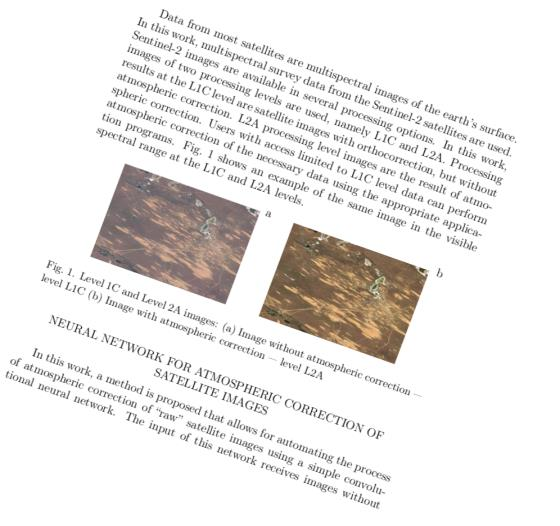
#> input picture сomparing_arrays/find_corner/image.9ESAJ2.png, 560 x 526 px
$ python find_corner.py
#> lines starting #> are read from the running program, lines starting #| are printed output that depends on the picture; after the words box and inside, x2 and y2 are one past the last pixel; in counts of white or black regions, pixels touching at a corner belong together; long printed decimals are rounded
from PIL import Image
import numpy as np


def loading_and_processing_image(path):
#> called with path = 'image.9ESAJ2.png'
    rotated_image = Image.open(path).convert("1")
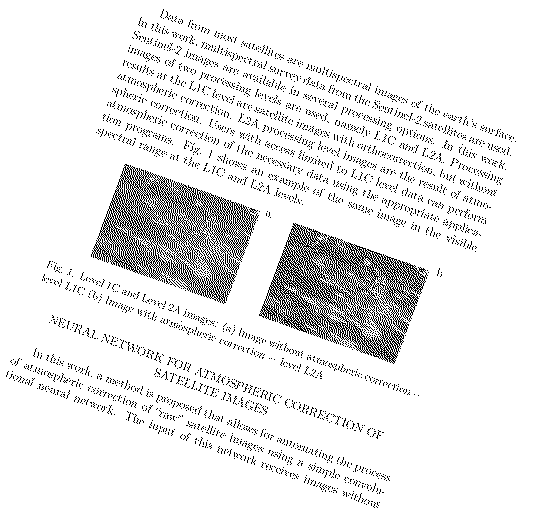
#> rotated_image: PIL image 560x526 1; 91.8% white; black in thin lines or dots, all inside (x1, y1, x2, y2) = (6, 9, 516, 508)
    return np.array(rotated_image)


def find_height_point(image_matrix):
    for i in range(image_matrix.shape[0]):
        for j in range(image_matrix.shape[1]):
            if not image_matrix[i, j]:
                return [i, j]


def find_lower_point(image_matrix):
    for i in range(image_matrix.shape[0]):
        for j in range(image_matrix.shape[1]):
            if not image_matrix[image_matrix.shape[0] - i - 1, j]:
                return [image_matrix.shape[0] - i - 1, j]


def find_left_point(image_matrix):
    for j in range(image_matrix.shape[1]):
        for i in range(image_matrix.shape[0]):
            if not image_matrix[i, j]:
                return [i, j]


def find_right_point(image_matrix):
    for j in range(image_matrix.shape[1]):
        for i in range(image_matrix.shape[0]):
            if not image_matrix[i, image_matrix.shape[1] - j - 1]:
                return [i, image_matrix.shape[1] - j - 1]


def find_corner(height_point, lower_point, left_point, right_point): #!!!!!!!!!!!!!!!!!!!!!!!!!!!!
    if left_point[0] < right_point[0]:
        corner1 = np.arctan((left_point[0] - height_point[0])/(height_point[1] - left_point[1]))
        corner2 = np.arctan((lower_point[0] - right_point[0])/(right_point[1] - lower_point[1]))
        return (corner1 + corner2)/2
    else:
        corner1 = np.arctan((right_point[0] - height_point[0]) / (right_point[1] - height_point[1]))
        corner2 = np.arctan((lower_point[0] - left_point[0]) / (lower_point[1] - left_point[1]))
        return (corner1 + corner2) * 90 / np.pi


def rotate_image(path, corner):
    image = Image.open(path).rotate(corner, resample=Image.BICUBIC, expand=True)

    return image(Image.fromarray(np.tile(np.array([255, 255, 255, 1]), (image))))


PATH = "image.9ESAJ2.png"
rotated_image_matrix = loading_and_processing_image(PATH)
height = find_height_point(rotated_image_matrix)
#> height = [9, 163]
lower = find_lower_point(rotated_image_matrix)
#> lower = [507, 374]
left = find_left_point(rotated_image_matrix)
#> left = [375, 6]
right = find_right_point(rotated_image_matrix)
#> right = [141, 515]
corner = find_corner(height, lower, left, right)
#> in find_corner, `corner1 = np.arctan((right_point[0] - height_point[0]) / (right_point[..`: corner1 = 0.359
#> in find_corner, `corner2 = np.arctan((lower_point[0] - left_point[0]) / (lower_point[1]..`: corner2 = 0.344
#> corner = 20.14
print(corner)
#| 20.144
rotate_image(PATH, corner).show()
#> in rotate_image, `image = Image.open(path).rotate(corner, resample=Image.BICUBIC, expand..`:
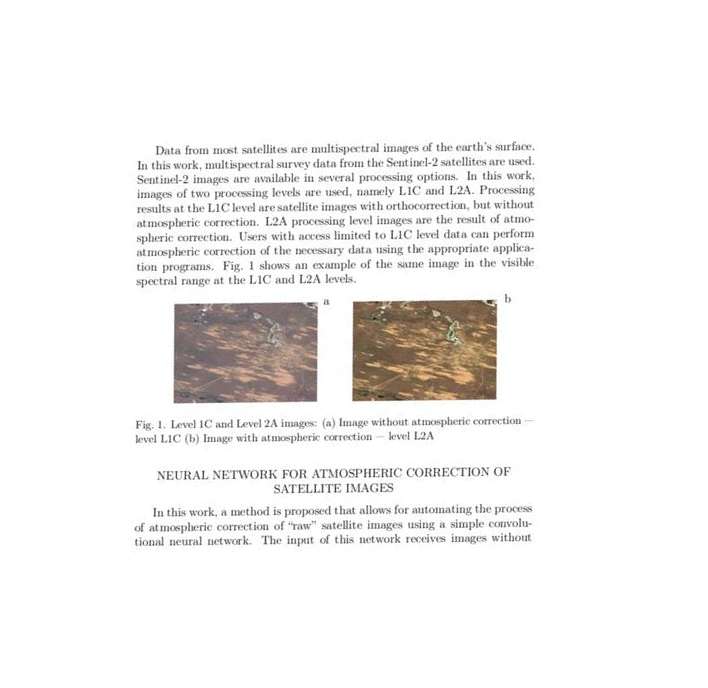
#> image: PIL image 708x688 RGBA; mean R, G, B, A 142.3, 141, 140, 154.2; transparent parts drawn white
#> (the run stopped early here; a loop or call above may not have finished)

$ run again, with сomparing_arrays/find_corner/image.K0ERJ2.png copied over сomparing_arrays/find_corner/image.9ESAJ2.png
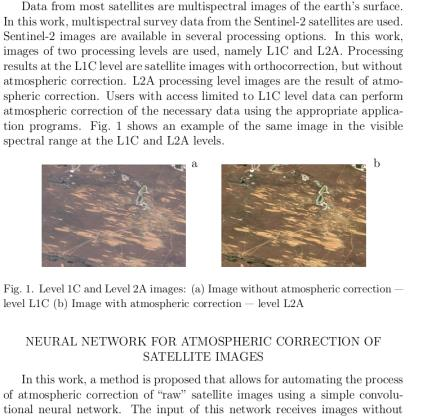
#> input picture сomparing_arrays/find_corner/image.K0ERJ2.png, 445 x 416 px
#> in loading_and_processing_image, `rotated_image = Image.open(path).convert("1")`:
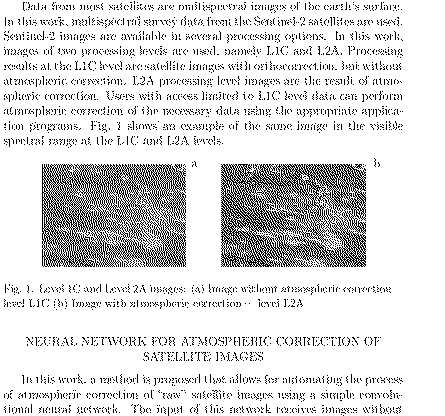
#> rotated_image: PIL image 445x416 1; 86.3% white; black in thin lines or dots, all inside (x1, y1, x2, y2) = (4, 1, 403, 416)
#> height = [1, 134]
#> lower = [415, 168]
#> left = [32, 4]
#> right = [40, 402]
#> corner1 = 0.234
#> corner2 = 1.01
#> corner = 0.624
#| 0.6235
#> in rotate_image, `image = Image.open(path).rotate(corner, resample=Image.BICUBIC, expand..`:
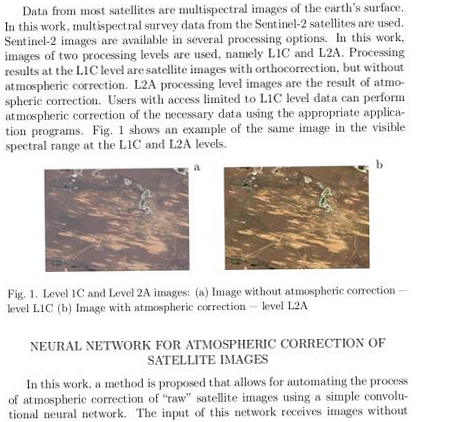
#> image: PIL image 451x422 RGBA; mean R, G, B, A 216.1, 212.6, 210, 248; transparent parts drawn white
